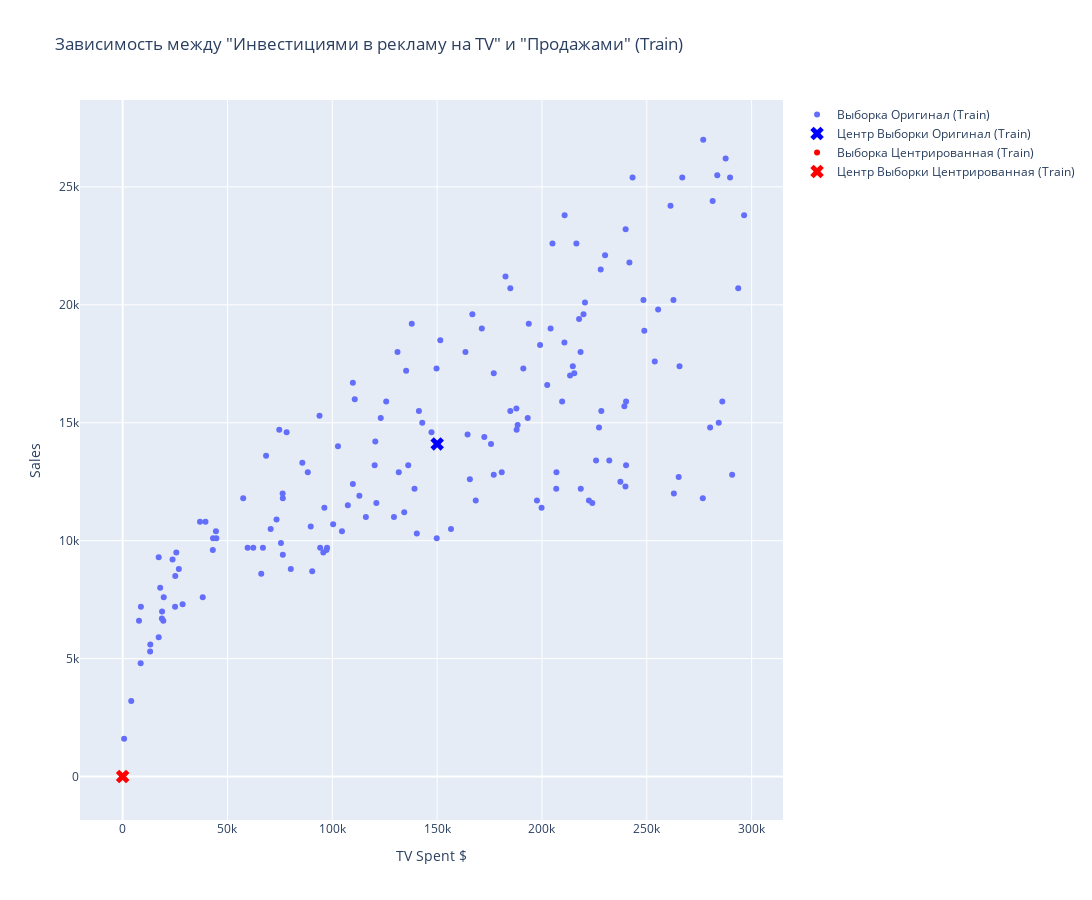

The cell this chart's notebook holds for it:
### Code cell
import plotly.express as px
import plotly.graph_objects as go
from plotly.subplots import make_subplots

# визуализируем оригинальную и центрированную выборки
fig = go.Figure()

# оригинальные данные
fig.add_scatter(
    x=X_train, y=y_train, mode='markers',
    name='Выборка Оригинал (Train)'
)

# добавим точу центра выборки
fig.add_scatter(
    x=[X_train_mean], y=[y_train_mean], mode='markers',
    marker=dict(size=12, color='blue', symbol='x'),
    name='Центр Выборки Оригинал (Train)'
)

# масштабированные/центрированные данные
fig.add_scatter(
    x=X_train_scaled.flatten(),
    y=y_train_scaled.flatten(), mode='markers',
    name='Выборка Центрированная (Train)',
    marker=dict(color='red')
)

# добавим точу центра выборки
fig.add_scatter(
    x=[X_train_scaled_mean], y=[y_train_scaled_mean], mode='markers',
    marker=dict(size=12, color='red', symbol='x'),
    name='Центр Выборки Центрированная (Train)'
)


fig.update_layout(
    title='Зависимость между "Инвестициями в рекламу на TV" и "Продажами" (Train)',
    xaxis_title='TV Spent $',
    yaxis_title='Sales',
    height=900,
    width=1200,
)

fig.show()

### Figure 1 — Plotly figure (JSON) as saved in the notebook; plotly's stock layout.template omitted (floating-point values rounded to 4 significant figures; data arrays with more than 128 entries replaced by an {"elided": "..."} marker saying what was removed)
{"data": [{"mode": "markers", "name": "Выборка Оригинал (Train)", "type": "scatter", "x": {"elided": "160 int values"}, "y": {"elided": "160 int values"}}, {"marker": {"color": "blue", "size": 12, "symbol": "x"}, "mode": "markers", "name": "Центр Выборки Оригинал (Train)", "type": "scatter", "x": [150000.0], "y": [14100]}, {"marker": {"color": "red"}, "mode": "markers", "name": "Выборка Центрированная (Train)", "type": "scatter", "x": {"elided": "160 float values"}, "y": {"elided": "160 float values"}}, {"marker": {"color": "red", "size": 12, "symbol": "x"}, "mode": "markers", "name": "Центр Выборки Центрированная (Train)", "type": "scatter", "x": [2.22e-17], "y": [2.776e-18]}], "layout": {"height": 900, "title": {"text": "Зависимость между \"Инвестициями в рекламу на TV\" и \"Продажами\" (Train)"}, "width": 1200, "xaxis": {"title": {"text": "TV Spent $"}}, "yaxis": {"title": {"text": "Sales"}}}}
